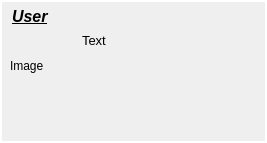
<?xml version="1.0" encoding="UTF-8"?>
<ui version="4.0">
 <class>Form</class>
 <widget class="QWidget" name="Form">
  <property name="geometry">
   <rect>
    <x>0</x>
    <y>0</y>
    <width>267</width>
    <height>143</height>
   </rect>
  </property>
  <property name="sizePolicy">
   <sizepolicy hsizetype="Fixed" vsizetype="Fixed">
    <horstretch>0</horstretch>
    <verstretch>0</verstretch>
   </sizepolicy>
  </property>
  <property name="minimumSize">
   <size>
    <width>267</width>
    <height>136</height>
   </size>
  </property>
  <property name="windowTitle">
   <string>Form</string>
  </property>
  <property name="styleSheet">
   <string notr="true">border: 2px solid white</string>
  </property>
  <widget class="QLabel" name="ImageLabel">
   <property name="geometry">
    <rect>
     <x>10</x>
     <y>33</y>
     <width>66</width>
     <height>66</height>
    </rect>
   </property>
   <property name="sizePolicy">
    <sizepolicy hsizetype="Fixed" vsizetype="Fixed">
     <horstretch>0</horstretch>
     <verstretch>0</verstretch>
    </sizepolicy>
   </property>
   <property name="minimumSize">
    <size>
     <width>66</width>
     <height>66</height>
    </size>
   </property>
   <property name="font">
    <font>
     <underline>false</underline>
    </font>
   </property>
   <property name="styleSheet">
    <string notr="true">border: 0px</string>
   </property>
   <property name="text">
    <string>Image</string>
   </property>
   <property name="textFormat">
    <enum>Qt::AutoText</enum>
   </property>
   <property name="scaledContents">
    <bool>true</bool>
   </property>
  </widget>
  <widget class="QLabel" name="UserLabel">
   <property name="enabled">
    <bool>true</bool>
   </property>
   <property name="geometry">
    <rect>
     <x>12</x>
     <y>6</y>
     <width>241</width>
     <height>21</height>
    </rect>
   </property>
   <property name="sizePolicy">
    <sizepolicy hsizetype="Fixed" vsizetype="Fixed">
     <horstretch>0</horstretch>
     <verstretch>0</verstretch>
    </sizepolicy>
   </property>
   <property name="minimumSize">
    <size>
     <width>171</width>
     <height>17</height>
    </size>
   </property>
   <property name="font">
    <font>
     <pointsize>12</pointsize>
     <weight>75</weight>
     <italic>true</italic>
     <bold>true</bold>
     <underline>true</underline>
     <kerning>true</kerning>
    </font>
   </property>
   <property name="contextMenuPolicy">
    <enum>Qt::DefaultContextMenu</enum>
   </property>
   <property name="styleSheet">
    <string notr="true">border: 0px</string>
   </property>
   <property name="text">
    <string>User</string>
   </property>
   <property name="textFormat">
    <enum>Qt::PlainText</enum>
   </property>
   <property name="scaledContents">
    <bool>true</bool>
   </property>
   <property name="textInteractionFlags">
    <set>Qt::LinksAccessibleByMouse|Qt::TextEditable</set>
   </property>
  </widget>
  <widget class="QLabel" name="TextLabel">
   <property name="geometry">
    <rect>
     <x>82</x>
     <y>33</y>
     <width>171</width>
     <height>101</height>
    </rect>
   </property>
   <property name="sizePolicy">
    <sizepolicy hsizetype="Fixed" vsizetype="Fixed">
     <horstretch>0</horstretch>
     <verstretch>0</verstretch>
    </sizepolicy>
   </property>
   <property name="minimumSize">
    <size>
     <width>171</width>
     <height>91</height>
    </size>
   </property>
   <property name="font">
    <font>
     <pointsize>10</pointsize>
    </font>
   </property>
   <property name="styleSheet">
    <string notr="true">border: 0px </string>
   </property>
   <property name="frameShape">
    <enum>QFrame::NoFrame</enum>
   </property>
   <property name="text">
    <string>Text</string>
   </property>
   <property name="textFormat">
    <enum>Qt::PlainText</enum>
   </property>
   <property name="scaledContents">
    <bool>true</bool>
   </property>
   <property name="alignment">
    <set>Qt::AlignLeading|Qt::AlignLeft|Qt::AlignTop</set>
   </property>
   <property name="wordWrap">
    <bool>true</bool>
   </property>
   <property name="textInteractionFlags">
    <set>Qt::LinksAccessibleByMouse|Qt::TextEditable</set>
   </property>
  </widget>
  <zorder>ImageLabel</zorder>
  <zorder>TextLabel</zorder>
  <zorder>UserLabel</zorder>
 </widget>
 <resources/>
 <connections/>
</ui>
